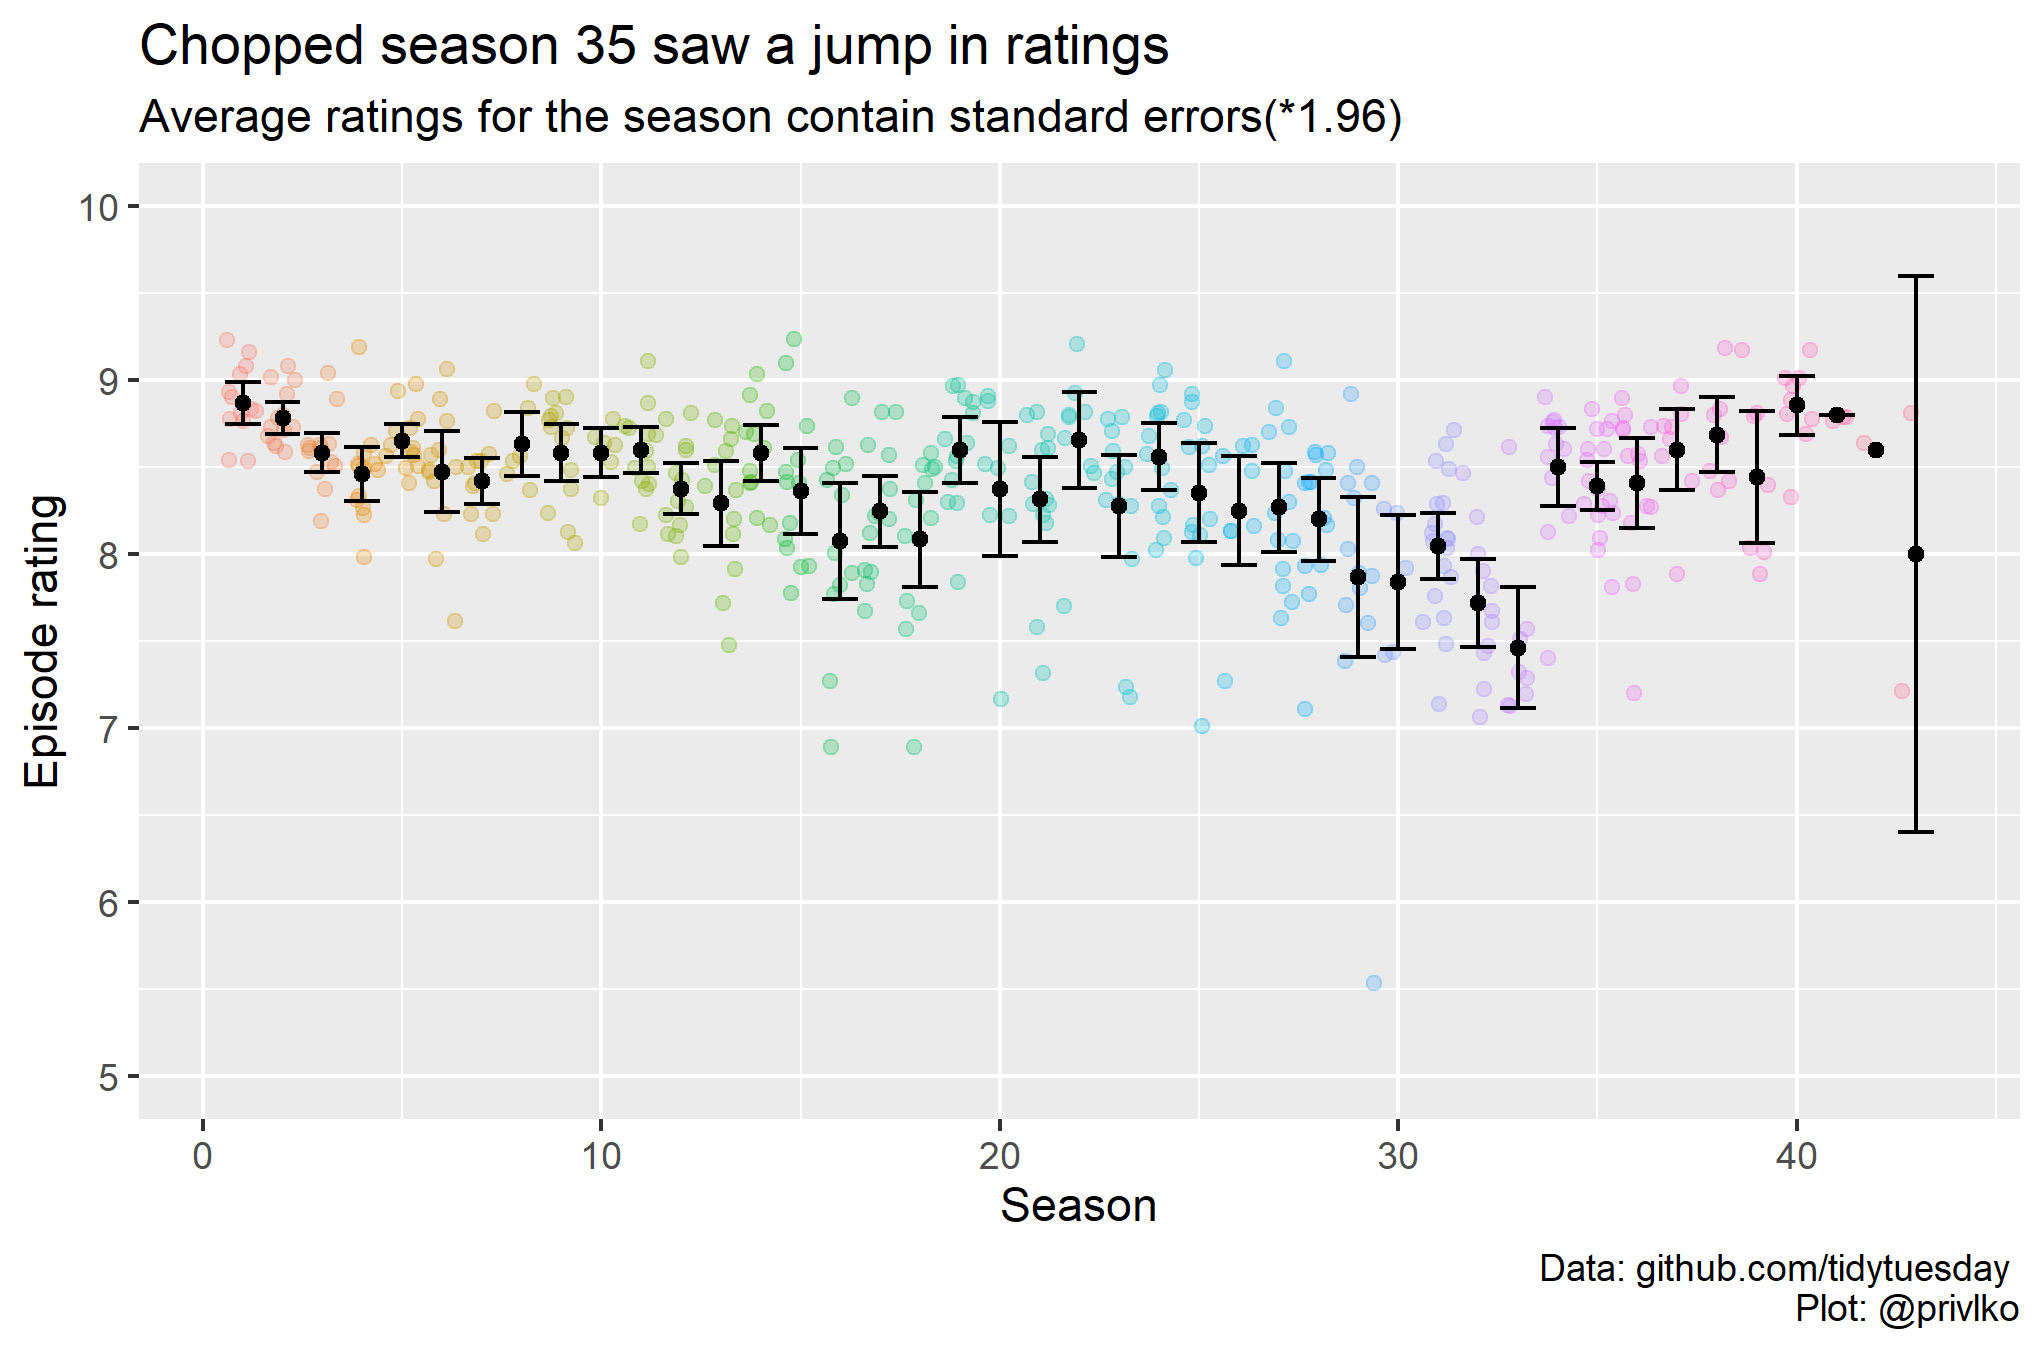

R code for this plot:
library(tidytuesdayR)
library(ggplot2)
library(tidyverse)
library(here)
library(Hmisc)
library(patchwork)

# load the data  ----------------------------------------------------------

df <- tt_load(2020, week = 35)


df
chopped <- df$chopped

chopped

p1 <- chopped %>% 
  filter(!is.na(episode_rating)) %>%
  ggplot(aes(x=season,
           y=episode_rating))+
  geom_jitter(alpha=0.25,
              aes(col=factor(season)))+
  stat_summary(fun = mean, geom = "point") + 
  stat_summary(fun.data = mean_se, 
               geom = "errorbar",
               fun.args = list(mult = 2))+
  scale_y_continuous(limits = c(5, 10))+
  theme(legend.position = "none") 



p1+labs(title = "Chopped season 35 saw a jump in ratings",
        subtitle = "Average ratings for the season contain standard errors(*1.96)",
        x="Season",
        y="Episode rating",
        caption = "Data: github.com/tidytuesday \nPlot: @privlko")


here()
ggsave(here("2020", "week 35", "chopped.png"))





sum1 <- chopped %>%
  filter(!is.na(episode_rating)) %>% 
  group_by(season) %>%
  summarise(mean_rating = mean(episode_rating),
            sd_rating = sd(episode_rating),
            n = n(),
            se_rating = sd_rating/sqrt(n)) 

sum1 %>% 
  ggplot(aes(x=factor(season), 
             y= mean_rating))+
  geom_point()+
  geom_errorbar(aes(ymin=mean_rating-(se_rating*1.96),
                    ymax=mean_rating+(se_rating*1.96)))+
  scale_y_continuous(limits = c(0, 10))+
  theme_bw()
